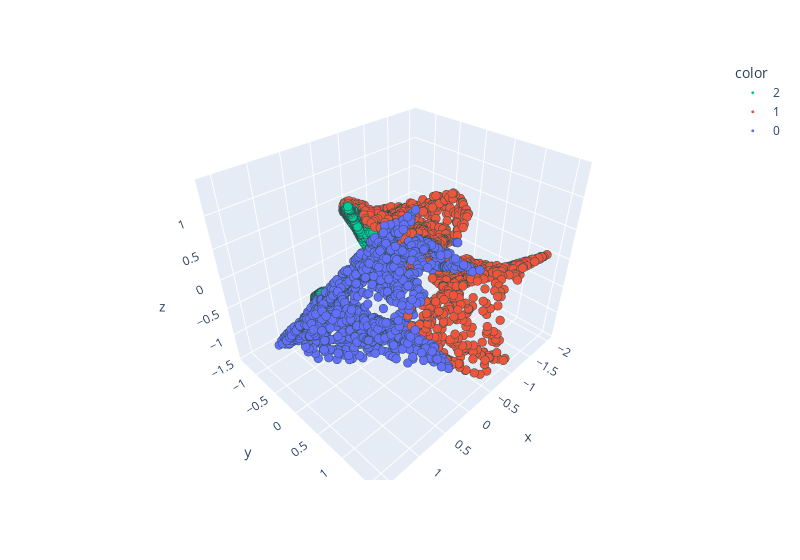

Write notebook code for a chart like this one.
### Code cell
with torch.no_grad():
    plot_inputs = x_proj_obs @ new_operator.float()
    plot_labels = dataset.labels.clone().detach().squeeze().numpy()

pca_engine = PCA(n_components=3)
reduced = pca_engine.fit_transform(plot_inputs)
scatter(x=reduced[:, 0], y=reduced[:, 1], z=reduced[:, 2], labels=plot_labels)

### Figure 1 — Plotly figure (JSON) as saved in the notebook; plotly's stock layout.template omitted (floating-point values rounded to 4 significant figures; data arrays with more than 128 entries replaced by an {"elided": "..."} marker saying what was removed)
{"data": [{"hovertemplate": "color=2<br>x=%{x}<br>y=%{y}<br>z=%{z}<extra></extra>", "legendgroup": "2", "marker": {"color": "#00CC96", "line": {"color": "DarkSlateGrey", "width": 0.0001}, "size": 3, "symbol": "circle"}, "mode": "markers", "name": "2", "scene": "scene", "showlegend": true, "type": "scatter3d", "x": {"elided": "1617 float values"}, "y": {"elided": "1617 float values"}, "z": {"elided": "1617 float values"}}, {"hovertemplate": "color=1<br>x=%{x}<br>y=%{y}<br>z=%{z}<extra></extra>", "legendgroup": "1", "marker": {"color": "#EF553B", "line": {"color": "DarkSlateGrey", "width": 0.0001}, "size": 3, "symbol": "circle"}, "mode": "markers", "name": "1", "scene": "scene", "showlegend": true, "type": "scatter3d", "x": {"elided": "1702 float values"}, "y": {"elided": "1702 float values"}, "z": {"elided": "1702 float values"}}, {"hovertemplate": "color=0<br>x=%{x}<br>y=%{y}<br>z=%{z}<extra></extra>", "legendgroup": "0", "marker": {"color": "#636EFA", "line": {"color": "DarkSlateGrey", "width": 0.0001}, "size": 3, "symbol": "circle"}, "mode": "markers", "name": "0", "scene": "scene", "showlegend": true, "type": "scatter3d", "x": {"elided": "1681 float values"}, "y": {"elided": "1681 float values"}, "z": {"elided": "1681 float values"}}], "layout": {"legend": {"title": {"text": "color"}, "tracegroupgap": 0}, "margin": {"t": 60}, "scene": {"domain": {"x": [0, 1], "y": [0, 1]}, "xaxis": {"title": {"text": "x"}}, "yaxis": {"title": {"text": "y"}}, "zaxis": {"title": {"text": "z"}}}, "showlegend": true, "width": 800}}
